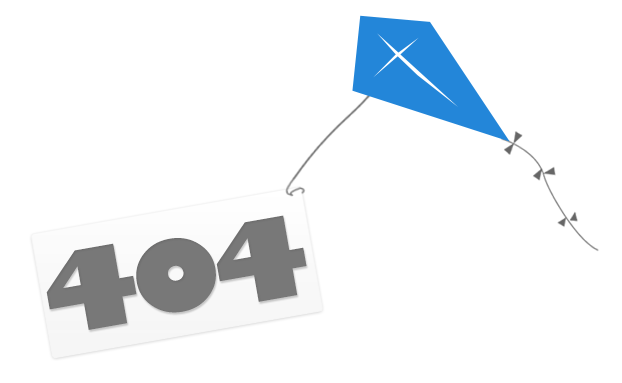
#> input picture dataHub/src/assets/404.jpeg, 622 x 383 px
$ python -i vision_helper.py   (imports and definitions only)
#> lines starting #> are read from the running program, lines starting #| are printed output that depends on the picture
#> further down, picture is the input picture: shape (383, 622, 3); mean B, G, R 244.6, 241.2, 237.2
# Copyright 2022 The OFA-Sys Team.
# All rights reserved.
# This source code is licensed under the Apache 2.0 license
# found in the LICENSE file in the root directory.

import cv2
import numpy as np


def identity_func(img):
    return img


# [31 lines left out: function autocontrast_func, not called in this run]


def equalize_func(img):
    '''
        same output as PIL.ImageOps.equalize
        PIL's implementation is different from cv2.equalize
    '''
    n_bins = 256

    def tune_channel(ch):
        hist = cv2.calcHist([ch], [0], None, [n_bins], [0, n_bins])
#> hist = 256 values, max 190019 at index 255, min 0 at index 0, mean 930.6
        non_zero_hist = hist[hist != 0].reshape(-1)
#> non_zero_hist = 138 values, max 190019 at index 137, min 5 at index 19, mean 1726.3
        step = np.sum(non_zero_hist[:-1]) // (n_bins - 1)
#> step = 189
        if step == 0:
            return ch
        n = np.empty_like(hist)
        n[0] = step // 2
        n[1:] = hist[:-1]
        table = (np.cumsum(n) // step).clip(0, 255).astype(np.uint8)
#> table = 256 values from 0 to 255
        return table[ch]
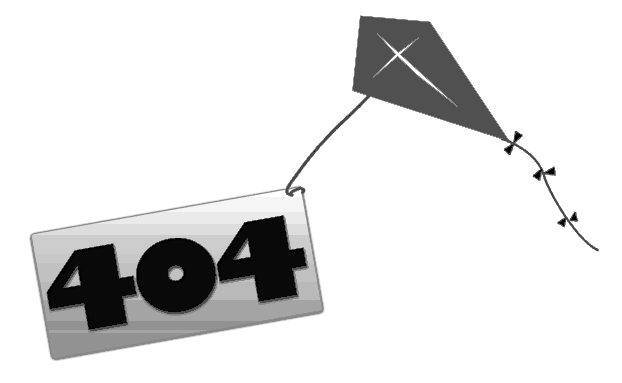
#> returned value: shape (383, 622); min 0, max 255, mean 226.1

    channels = [tune_channel(ch) for ch in cv2.split(img)]
#> in tune_channel (call 3), `hist = cv2.calcHist([ch], [0], None, [n_bins], [0, n_bins])`: hist = 256 values, max 189996 at index 255, min 0 at index 0, mean 930.6
#> in tune_channel (call 3), `non_zero_hist = hist[hist != 0].reshape(-1)`: non_zero_hist = 171 values, max 189996 at index 170, min 3 at index 81, mean 1393.1
#> in tune_channel (call 3), `return table[ch]`:
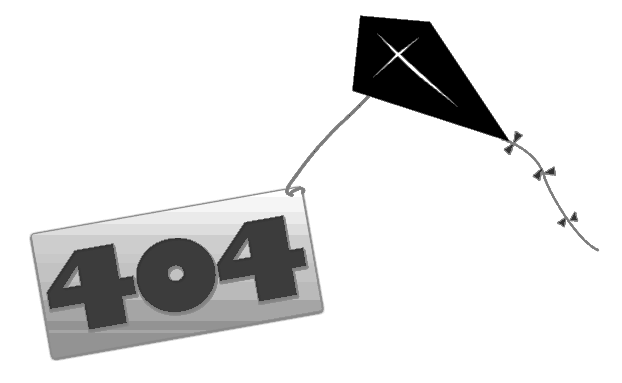
#> returned value: shape (383, 622); min 0, max 255, mean 226.2
#> channels = 3 items
    out = cv2.merge(channels)
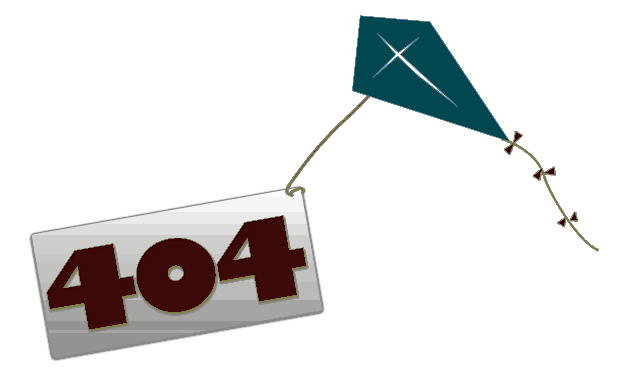
#> out: shape (383, 622, 3); mean of channels 0, 1, 2 226.1, 226.2, 226.2; drawn as B, G, R
    return out


# [135 lines left out: functions rotate_func, solarize_func, color_func, contrast_func, brightness_func, sharpness_func and 6 more, not called in this run]


# level to args
def enhance_level_to_args(MAX_LEVEL):

    def level_to_args(level):
        return ((level / MAX_LEVEL) * 1.8 + 0.1, )

    return level_to_args


def shear_level_to_args(MAX_LEVEL, replace_value):

    # [5 lines left out: function level_to_args, not called in this run]

    return level_to_args


def translate_level_to_args(translate_const, MAX_LEVEL, replace_value):

    # [5 lines left out: function level_to_args, not called in this run]

    return level_to_args


# [7 lines left out: function cutout_level_to_args, not called in this run]


def solarize_level_to_args(MAX_LEVEL):

    def level_to_args(level):
        level = int((level / MAX_LEVEL) * 256)
        return (level, )

    return level_to_args


def none_level_to_args(level):
    return ()


def posterize_level_to_args(MAX_LEVEL):

    def level_to_args(level):
        level = int((level / MAX_LEVEL) * 4)
        return (level, )

    return level_to_args


def rotate_level_to_args(MAX_LEVEL, replace_value):

    # [5 lines left out: function level_to_args, not called in this run]

    return level_to_args


func_dict = {
    'Identity': identity_func,
    'AutoContrast': autocontrast_func,
    'Equalize': equalize_func,
    'Rotate': rotate_func,
    'Solarize': solarize_func,
    'Color': color_func,
    'Contrast': contrast_func,
    'Brightness': brightness_func,
    'Sharpness': sharpness_func,
    'ShearX': shear_x_func,
    'TranslateX': translate_x_func,
    'TranslateY': translate_y_func,
    'Posterize': posterize_func,
    'ShearY': shear_y_func,
}

translate_const = 10
MAX_LEVEL = 10
replace_value = (128, 128, 128)
arg_dict = {
    'Identity':
    none_level_to_args,
    'AutoContrast':
    none_level_to_args,
    'Equalize':
    none_level_to_args,
    'Rotate':
    rotate_level_to_args(MAX_LEVEL, replace_value),
    'Solarize':
    solarize_level_to_args(MAX_LEVEL),
    'Color':
    enhance_level_to_args(MAX_LEVEL),
    'Contrast':
    enhance_level_to_args(MAX_LEVEL),
    'Brightness':
    enhance_level_to_args(MAX_LEVEL),
    'Sharpness':
    enhance_level_to_args(MAX_LEVEL),
    'ShearX':
    shear_level_to_args(MAX_LEVEL, replace_value),
    'TranslateX':
    translate_level_to_args(translate_const, MAX_LEVEL, replace_value),
    'TranslateY':
    translate_level_to_args(translate_const, MAX_LEVEL, replace_value),
    'Posterize':
    posterize_level_to_args(MAX_LEVEL),
    'ShearY':
    shear_level_to_args(MAX_LEVEL, replace_value),
}


class RandomAugment(object):

    # [8 lines left out: function __init__, not called in this run]

    def get_random_ops(self):
        sampled_ops = np.random.choice(self.augs, self.N)
        return [(op, 0.5, self.M) for op in sampled_ops]

    # [10 lines left out: function __call__, not called in this run]

>>> import cv2
>>> picture = cv2.imread('../../../../../../../dataHub/src/assets/404.jpeg')
>>> result = equalize_func(picture)
